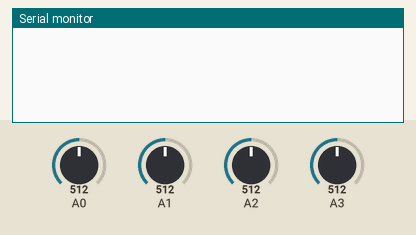
Simulated run of this sketch. Board: Arduino Uno, built with avr-gcc and run on an emulated ATmega328P. On the bench: the last lines printed to the serial monitor. Inputs (shaded band) come from the test bench; at power-on: A0 = 512, A1 = 512, A2 = 512, A3 = 512.

Above: at 1.2 s.
1.3 s: A0 set to 716
At 1.6 s:
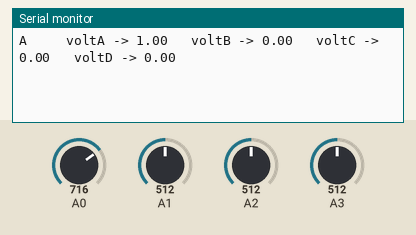
2.8 s: A1 set to 716
At 4.0 s:
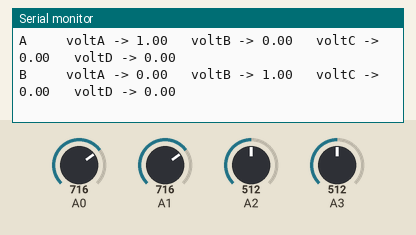
4.3 s: A2 set to 716
At 5.5 s:
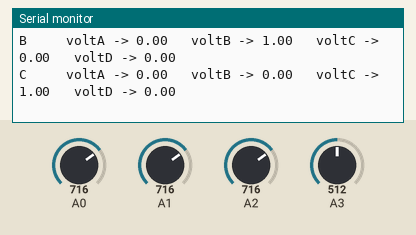
5.8 s: A3 set to 716
At 6.8 s:
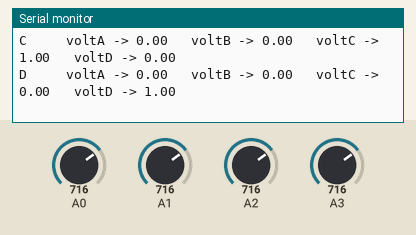
7.3 s: A0 set to 992
At 8.1 s:
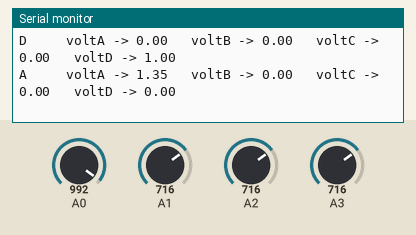
8.8 s: A1 set to 992
At 9.4 s:
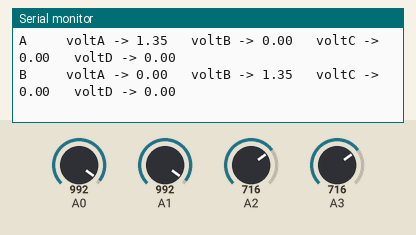

The sketch:

sounddirectionfinder.ino
```cpp
const int sampleWindow = 50;
unsigned int sensorA;
unsigned int sensorB;
unsigned int sensorC;
unsigned int sensorD;
int leftLedPin=12;
int rightLedPin=13;

void setup() {
  pinMode(A0, INPUT);
  pinMode(A1, INPUT);
  pinMode(A2, INPUT);
  pinMode(A3, INPUT);
  Serial.begin(9600);
}

void loop() {
  unsigned long startMillis = millis();

  unsigned int peakToPeakA = 0;
  unsigned int maxA = 0;
  unsigned int minA = 1024;
  double voltsA;

  unsigned int peakToPeakB = 0;
  unsigned int maxB = 0;
  unsigned int minB = 1024;
  double voltsB;

  unsigned int peakToPeakC = 0;
  unsigned int maxC = 0;
  unsigned int minC = 1024;
  double voltsC;

  unsigned int peakToPeakD = 0;
  unsigned int maxD = 0;
  unsigned int minD = 1024;
  double voltsD;

  while (millis() - startMillis < sampleWindow)
  {
    sensorA = analogRead(A0);
    sensorB = analogRead(A1);
    sensorC = analogRead(A2);
    sensorD = analogRead(A3);
    //Serial.print("sensor c -> ");
    //Serial.println(sensorC);
    if (sensorA < 1024)
    {
      if (sensorA > maxA)
      {
        maxA = sensorA;
      }
      else if (sensorA < minA)
      {
        minA = sensorA;
      }
    }

    if (sensorB < 1024)
    {
      if (sensorB > maxB)
      {
        maxB = sensorB;
      }
      else if (sensorB < minB)
      {
        minB = sensorB;
      }
    }

    if (sensorC < 1024)
    {
      if (sensorC > maxC)
      {
        maxC = sensorC;
      }
      else if (sensorC < minC)
      {
        minC = sensorC;
      }
    }
       if (sensorD < 1024)
    {
      if (sensorD > maxD)
      {
        maxD = sensorD;
      }
      else if (sensorD < minD)
      {
        minD = sensorD;
      }
    }
  }

  peakToPeakA = maxA - minA;
  double voltA = (peakToPeakA * 5.0) / 1024;

  peakToPeakB = maxB - minB;
  double voltB = (peakToPeakB * 5.0) / 1024;

  peakToPeakC = maxC - minC;
  double voltC = (peakToPeakC * 5.0) / 1024;

  peakToPeakD = maxD - minD;
  double voltD = (peakToPeakD * 5.0) / 1024;
  /*
  Serial.print("voltA -> ");
  Serial.print(voltA);
  Serial.print("   voltB -> ");
  Serial.print(voltB);
  Serial.print("   voltC -> ");
  Serial.print(voltC);
  Serial.print("   voltD -> ");
  Serial.println(voltD);
  */
  if(voltA + voltB + voltC + voltD > 0.09) {
      if(voltA > voltB and voltA > voltC and voltA > voltD){
      digitalWrite(leftLedPin, LOW);
      digitalWrite(rightLedPin, HIGH);
      Serial.print("A  ");
     // Serial.print(voltA - voltB);

      Serial.print("   voltA -> ");
      Serial.print(voltA);
      Serial.print("   voltB -> ");
      Serial.print(voltB);
      Serial.print("   voltC -> ");
      Serial.print(voltC);
      Serial.print("   voltD -> ");
      Serial.println(voltD);
    } else if (voltB > voltA and voltB > voltC  and voltB > voltD) {
      digitalWrite(leftLedPin, HIGH);
      digitalWrite(rightLedPin,   LOW);
      Serial.print("B  ");
      //Serial.print(voltB - voltA);
      Serial.print("   voltA -> ");
      Serial.print(voltA);
      Serial.print("   voltB -> ");
      Serial.print(voltB);
      Serial.print("   voltC -> ");
      Serial.print(voltC);
      Serial.print("   voltD -> ");
      Serial.println(voltD);
    }
    else if(voltC > voltA and voltC > voltB  and voltC > voltD)
    {
      //digitalWrite(leftLedPin, HIGH);
      //digitalWrite(rightLedPin, LOW);
      Serial.print("C  ");
      //Serial.print(voltB - voltA);
      Serial.print("   voltA -> ");
      Serial.print(voltA);
      Serial.print("   voltB -> ");
      Serial.print(voltB);
      Serial.print("   voltC -> ");
      Serial.print(voltC);
      Serial.print("   voltD -> ");
      Serial.println(voltD);
    }
    else
    {
      Serial.print("D  ");
      Serial.print("   voltA -> ");
      Serial.print(voltA);
      Serial.print("   voltB -> ");
      Serial.print(voltB);
      Serial.print("   voltC -> ");
      Serial.print(voltC);
      Serial.print("   voltD -> ");
      Serial.println(voltD);
    }
  }
}
```

Measured:
- after the input at 1.3 s, the serial monitor: prints a new line at once (image 1)
- after the input at 2.8 s, the serial monitor: prints a new line at once (image 2)
- after the input at 4.3 s, the serial monitor: prints a new line at once (image 3)
- after the input at 5.8 s, the serial monitor: prints a new line at once (image 4)
- after the input at 7.3 s, the serial monitor: prints a new line at once (image 5)
- after the input at 8.8 s, the serial monitor: prints a new line at once (image 6)
